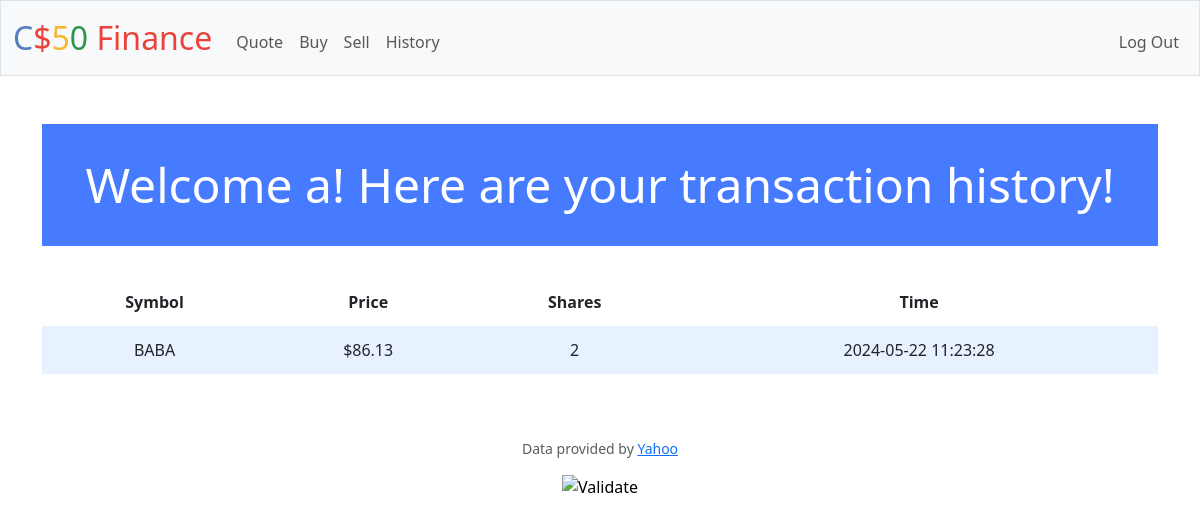
/history (signed in), run on an earlier commit of the app's database.
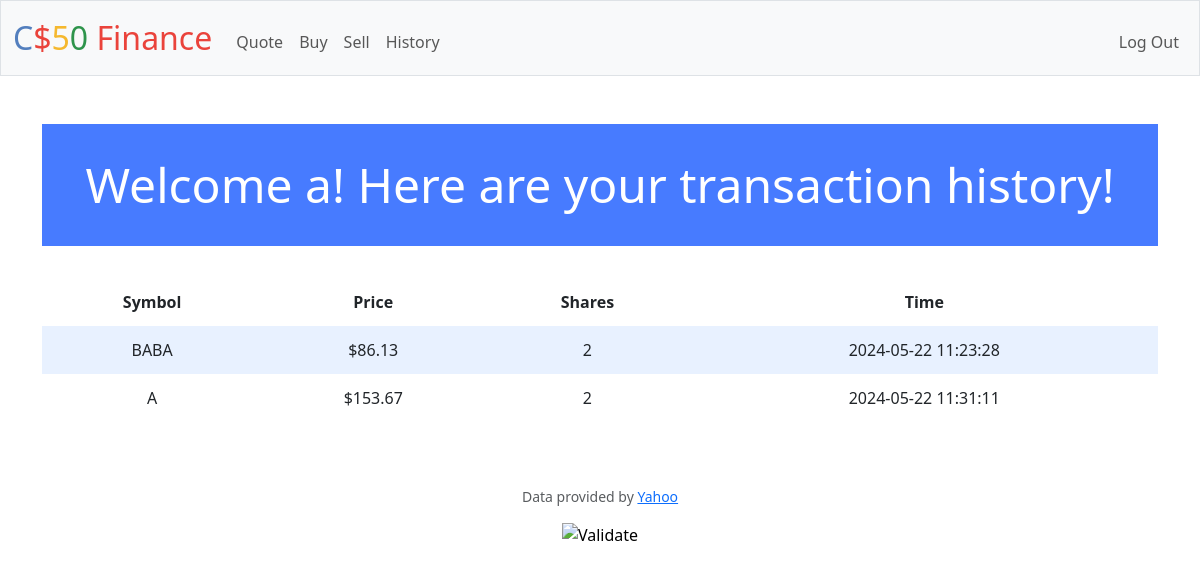
And on a later commit of the database.
### tables this page shows
CREATE TABLE history (
    user_id INTEGER NOT NULL,
    symbol TEXT NOT NULL,
    price REAL NOT NULL,
    shares INTEGER NOT NULL,
    cash REAL NOT NULL,
    time TIMESTAMP NOT NULL,
    FOREIGN KEY (user_id) REFERENCES users(id)
    );

### app.py (the view)
@app.route("/history")
@login_required
def history():
    user_id = session["user_id"]
    username = db.execute("SELECT username FROM users WHERE id = ?", user_id)[0]["username"]
    stocks = db.execute("SELECT symbol, price, shares, time FROM history WHERE user_id = ?", user_id)
    if stocks:
        for stock in stocks:
            stock["price"] = usd(stock["price"])
        return render_template("history.html", stocks = stocks, username=username)

### app.py (called while the page is built)
@app.after_request
def after_request(response):
    response.headers["Cache-Control"] = "no-cache, no-store, must-revalidate"
    response.headers["Expires"] = 0
    response.headers["Pragma"] = "no-cache"
    return response

### helpers.py (called while the page is built)
def login_required(f):
    @wraps(f)
    def decorated_function(*args, **kwargs):
        if session.get("user_id") is None:
            return redirect("/login")
        return f(*args, **kwargs)
    return decorated_function

def usd(value):
    return f"${value:,.2f}"

### templates/history.html (shortened to what this page needs)
{% extends "layout.html" %}
{% block main %}
    <h1>Welcome {{ username }}! Here are your transaction history!</h1>
    <table>
        <thead>
            <th>Symbol</th>
            <th>Price</th>
            <th>Shares</th>
            <th>Time</th>
        </thead>
        <tbody>
            {% for stock in stocks %}
                <tr>
                    <td>{{ stock.symbol }}</td>
                    <td>{{ stock.price }}</td>
                    <td>{{ stock.shares }}</td>
                    <td>{{ stock.time }}</td>
                </tr>
            {% endfor %}
        </tbody>
    </table>
{% endblock %}

### templates/layout.html (shortened to what this page needs)
<!DOCTYPE html>
<html lang="en">
    <head>
        <link href="https://cdn.jsdelivr.net/npm/bootstrap@5.3.3/dist/css/bootstrap.min.css" rel="stylesheet">
        <link href="/static/styles.css" rel="stylesheet">
    </head>
    <body>
        <nav class="bg-light border navbar navbar-expand-md navbar-light">
            <div class="container-fluid">
                <a class="navbar-brand" href="/"><span class="blue">C</span><span class="red">$</span><span class="yellow">5</span><span class="green">0</span> <span class="red">Finance</span></a>
                <div class="collapse navbar-collapse" id="navbar">
                    {% if session["user_id"] %}
                        <ul class="navbar-nav me-auto mt-2">
                            <li class="nav-item"><a class="nav-link" href="/quote">Quote</a></li>
                            <li class="nav-item"><a class="nav-link" href="/buy">Buy</a></li>
                            <li class="nav-item"><a class="nav-link" href="/sell">Sell</a></li>
                            <li class="nav-item"><a class="nav-link" href="/history">History</a></li>
                        </ul>
                        <ul class="navbar-nav ms-auto mt-2">
                            <li class="nav-item"><a class="nav-link" href="/logout">Log Out</a></li>
                        </ul>
                    {% else %}
                        <ul class="navbar-nav ms-auto mt-2">
                            <li class="nav-item"><a class="nav-link" href="/register">Register</a></li>
                            <li class="nav-item"><a class="nav-link" href="/login">Log In</a></li>
                        </ul>
                    {% endif %}
                </div>
            </div>
        </nav>
        <main class="container py-5 text-center">
            {% block main %}{% endblock %}
        </main>
        <footer class="mb-5">
            <p class="mb-3 small text-center text-muted">
                Data provided by <a href="https://finance.yahoo.com/">Yahoo</a>
            </p>
            <form action="https://validator.w3.org/check" class="text-center" enctype="multipart/form-data" method="post" target="_blank">
                <input alt="Validate" src="/static/I_heart_validator.png" type="image">
            </form>
        </footer>
    </body>
</html>

### static/styles.css (style rules this page uses)
nav .navbar-brand { font-size: xx-large; }
nav .navbar-brand .blue { color: #537fbe; }
nav .navbar-brand .red { color: #ea433b; }
nav .navbar-brand .yellow { color: #f5b82e; }
nav .navbar-brand .green { color: #2e944b; }
h1 { background-color: #477bff; color: #fff; font-size: 48px; margin-bottom: 2rem; padding: 2rem 1rem; text-align: center; }
table { background-color: transparent; margin-bottom: 1rem; width: 100%; }
table th, table td { padding: 0.75rem; vertical-align: middle; }
tbody tr:nth-of-type(odd) { background-color: rgb(179, 208, 255, 0.3) }

What changed in the data, as far as the page shows it:
added history: symbol "A", price "$153.67", shares "2", time "2024-05-22 11:31:11"
